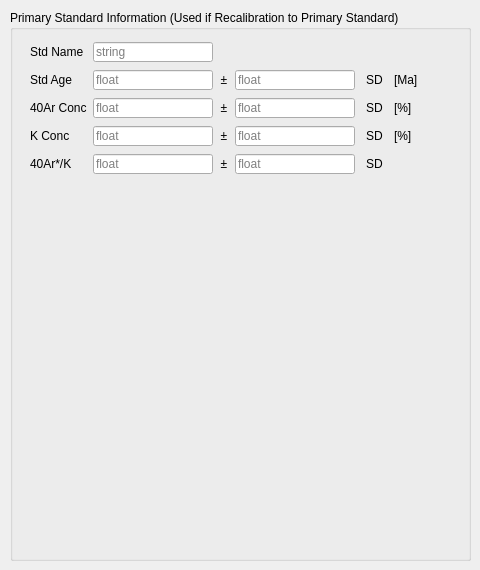
   <widget class="QWidget" name="tab_4">
    <attribute name="title">
     <string>Standard</string>
    </attribute>
    <widget class="QGroupBox" name="groupBox_8">
     <property name="geometry">
      <rect>
       <x>10</x>
       <y>10</y>
       <width>461</width>
       <height>551</height>
      </rect>
     </property>
     <property name="title">
      <string>Primary Standard Information (Used if Recalibration to Primary Standard)</string>
     </property>
     <property name="flat">
      <bool>false</bool>
     </property>
     <property name="checkable">
      <bool>false</bool>
     </property>
     <widget class="QWidget" name="layoutWidget_2">
      <property name="geometry">
       <rect>
        <x>20</x>
        <y>30</y>
        <width>421</width>
        <height>141</height>
       </rect>
      </property>
      <layout class="QGridLayout" name="gridLayout_4">
       <item row="1" column="1">
        <widget class="QLineEdit" name="lineEdit_69">
         <property name="maximumSize">
          <size>
           <width>120</width>
           <height>20</height>
          </size>
         </property>
         <property name="text">
          <string/>
         </property>
         <property name="placeholderText">
          <string>float</string>
         </property>
        </widget>
       </item>
       <item row="2" column="3">
        <widget class="QLineEdit" name="lineEdit_54">
         <property name="maximumSize">
          <size>
           <width>120</width>
           <height>20</height>
          </size>
         </property>
         <property name="text">
          <string/>
         </property>
         <property name="placeholderText">
          <string>float</string>
         </property>
        </widget>
       </item>
       <item row="1" column="5">
        <widget class="QLabel" name="label_136">
         <property name="maximumSize">
          <size>
           <width>58</width>
           <height>20</height>
          </size>
         </property>
         <property name="text">
          <string>[Ma]</string>
         </property>
         <property name="alignment">
          <set>Qt::AlignLeading|Qt::AlignLeft|Qt::AlignVCenter</set>
         </property>
        </widget>
       </item>
       <item row="2" column="2">
        <widget class="QLabel" name="label_154">
         <property name="maximumSize">
          <size>
           <width>10</width>
           <height>20</height>
          </size>
         </property>
         <property name="text">
          <string>±</string>
         </property>
         <property name="alignment">
          <set>Qt::AlignCenter</set>
         </property>
        </widget>
       </item>
       <item row="2" column="5">
        <widget class="QLabel" name="label_157">
         <property name="maximumSize">
          <size>
           <width>58</width>
           <height>20</height>
          </size>
         </property>
         <property name="text">
          <string>[%]</string>
         </property>
         <property name="alignment">
          <set>Qt::AlignLeading|Qt::AlignLeft|Qt::AlignVCenter</set>
         </property>
        </widget>
       </item>
       <item row="3" column="1">
        <widget class="QLineEdit" name="lineEdit_71">
         <property name="maximumSize">
          <size>
           <width>120</width>
           <height>20</height>
          </size>
         </property>
         <property name="text">
          <string/>
         </property>
         <property name="placeholderText">
          <string>float</string>
         </property>
        </widget>
       </item>
       <item row="4" column="2">
        <widget class="QLabel" name="label_149">
         <property name="maximumSize">
          <size>
           <width>10</width>
           <height>20</height>
          </size>
         </property>
         <property name="text">
          <string>±</string>
         </property>
         <property name="alignment">
          <set>Qt::AlignCenter</set>
         </property>
        </widget>
       </item>
       <item row="3" column="3">
        <widget class="QLineEdit" name="lineEdit_72">
         <property name="maximumSize">
          <size>
           <width>120</width>
           <height>20</height>
          </size>
         </property>
         <property name="text">
          <string/>
         </property>
         <property name="placeholderText">
          <string>float</string>
         </property>
        </widget>
       </item>
       <item row="2" column="4">
        <widget class="QLabel" name="label_132">
         <property name="maximumSize">
          <size>
           <width>27</width>
           <height>20</height>
          </size>
         </property>
         <property name="text">
          <string>SD</string>
         </property>
         <property name="alignment">
          <set>Qt::AlignCenter</set>
         </property>
        </widget>
       </item>
       <item row="3" column="5">
        <widget class="QLabel" name="label_159">
         <property name="maximumSize">
          <size>
           <width>58</width>
           <height>20</height>
          </size>
         </property>
         <property name="text">
          <string>[%]</string>
         </property>
         <property name="alignment">
          <set>Qt::AlignLeading|Qt::AlignLeft|Qt::AlignVCenter</set>
         </property>
        </widget>
       </item>
       <item row="0" column="0">
        <widget class="QLabel" name="label_49">
         <property name="text">
          <string>Std Name</string>
         </property>
         <property name="alignment">
          <set>Qt::AlignLeading|Qt::AlignLeft|Qt::AlignVCenter</set>
         </property>
        </widget>
       </item>
       <item row="3" column="2">
        <widget class="QLabel" name="label_122">
         <property name="maximumSize">
          <size>
           <width>10</width>
           <height>20</height>
          </size>
         </property>
         <property name="text">
          <string>±</string>
         </property>
         <property name="alignment">
          <set>Qt::AlignCenter</set>
         </property>
        </widget>
       </item>
       <item row="1" column="2">
        <widget class="QLabel" name="label_160">
         <property name="maximumSize">
          <size>
           <width>10</width>
           <height>20</height>
          </size>
         </property>
         <property name="text">
          <string>±</string>
         </property>
         <property name="alignment">
          <set>Qt::AlignCenter</set>
         </property>
        </widget>
       </item>
       <item row="2" column="1">
        <widget class="QLineEdit" name="lineEdit_64">
         <property name="maximumSize">
          <size>
           <width>120</width>
           <height>20</height>
          </size>
         </property>
         <property name="text">
          <string/>
         </property>
         <property name="placeholderText">
          <string>float</string>
         </property>
        </widget>
       </item>
       <item row="4" column="5">
        <widget class="QLabel" name="label_144">
         <property name="maximumSize">
          <size>
           <width>58</width>
           <height>20</height>
          </size>
         </property>
         <property name="text">
          <string/>
         </property>
         <property name="alignment">
          <set>Qt::AlignLeading|Qt::AlignLeft|Qt::AlignVCenter</set>
         </property>
        </widget>
       </item>
       <item row="1" column="3">
        <widget class="QLineEdit" name="lineEdit_75">
         <property name="maximumSize">
          <size>
           <width>120</width>
           <height>20</height>
          </size>
         </property>
         <property name="text">
          <string/>
         </property>
         <property name="placeholderText">
          <string>float</string>
         </property>
        </widget>
       </item>
       <item row="1" column="0">
        <widget class="QLabel" name="label_63">
         <property name="text">
          <string>&lt;html&gt;&lt;head/&gt;&lt;body&gt;&lt;p&gt;Std Age&lt;/p&gt;&lt;/body&gt;&lt;/html&gt;</string>
         </property>
         <property name="alignment">
          <set>Qt::AlignLeading|Qt::AlignLeft|Qt::AlignVCenter</set>
         </property>
        </widget>
       </item>
       <item row="3" column="4">
        <widget class="QLabel" name="label_141">
         <property name="maximumSize">
          <size>
           <width>27</width>
           <height>20</height>
          </size>
         </property>
         <property name="text">
          <string>SD</string>
         </property>
         <property name="alignment">
          <set>Qt::AlignCenter</set>
         </property>
        </widget>
       </item>
       <item row="2" column="0">
        <widget class="QLabel" name="label_156">
         <property name="text">
          <string>&lt;html&gt;&lt;head/&gt;&lt;body&gt;&lt;p&gt;40Ar Conc&lt;/p&gt;&lt;/body&gt;&lt;/html&gt;</string>
         </property>
         <property name="alignment">
          <set>Qt::AlignLeading|Qt::AlignLeft|Qt::AlignVCenter</set>
         </property>
        </widget>
       </item>
       <item row="1" column="4">
        <widget class="QLabel" name="label_121">
         <property name="maximumSize">
          <size>
           <width>27</width>
           <height>20</height>
          </size>
         </property>
         <property name="text">
          <string>SD</string>
         </property>
         <property name="alignment">
          <set>Qt::AlignCenter</set>
         </property>
        </widget>
       </item>
       <item row="3" column="0">
        <widget class="QLabel" name="label_65">
         <property name="text">
          <string>&lt;html&gt;&lt;head/&gt;&lt;body&gt;&lt;p&gt;K Conc&lt;/p&gt;&lt;/body&gt;&lt;/html&gt;</string>
         </property>
         <property name="alignment">
          <set>Qt::AlignLeading|Qt::AlignLeft|Qt::AlignVCenter</set>
         </property>
        </widget>
       </item>
       <item row="0" column="1">
        <widget class="QLineEdit" name="lineEdit_70">
         <property name="maximumSize">
          <size>
           <width>120</width>
           <height>20</height>
          </size>
         </property>
         <property name="text">
          <string/>
         </property>
         <property name="placeholderText">
          <string>string</string>
         </property>
        </widget>
       </item>
       <item row="4" column="3">
        <widget class="QLineEdit" name="lineEdit_76">
         <property name="maximumSize">
          <size>
           <width>120</width>
           <height>20</height>
          </size>
         </property>
         <property name="text">
          <string/>
         </property>
         <property name="placeholderText">
          <string>float</string>
         </property>
        </widget>
       </item>
       <item row="4" column="4">
        <widget class="QLabel" name="label_134">
         <property name="maximumSize">
          <size>
           <width>27</width>
           <height>20</height>
          </size>
         </property>
         <property name="text">
          <string>SD</string>
         </property>
         <property name="alignment">
          <set>Qt::AlignCenter</set>
         </property>
        </widget>
       </item>
       <item row="4" column="1">
        <widget class="QLineEdit" name="lineEdit_60">
         <property name="maximumSize">
          <size>
           <width>120</width>
           <height>20</height>
          </size>
         </property>
         <property name="text">
          <string/>
         </property>
         <property name="placeholderText">
          <string>float</string>
         </property>
        </widget>
       </item>
       <item row="4" column="0">
        <widget class="QLabel" name="label_161">
         <property name="text">
          <string>&lt;html&gt;&lt;head/&gt;&lt;body&gt;&lt;p&gt;40Ar*/K&lt;/p&gt;&lt;/body&gt;&lt;/html&gt;</string>
         </property>
         <property name="alignment">
          <set>Qt::AlignLeading|Qt::AlignLeft|Qt::AlignVCenter</set>
         </property>
        </widget>
       </item>
      </layout>
     </widget>
    </widget>
   </widget>
